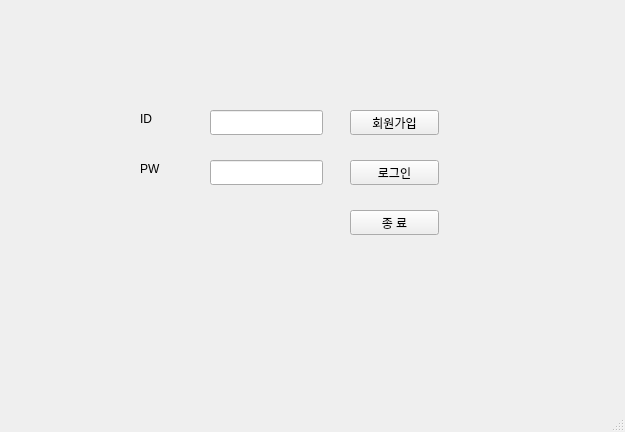
<?xml version="1.0" encoding="UTF-8"?>
<ui version="4.0">
 <class>login</class>
 <widget class="QMainWindow" name="login">
  <property name="geometry">
   <rect>
    <x>0</x>
    <y>0</y>
    <width>625</width>
    <height>432</height>
   </rect>
  </property>
  <property name="windowTitle">
   <string>login</string>
  </property>
  <widget class="QWidget" name="centralwidget">
   <widget class="QPushButton" name="login_btn">
    <property name="geometry">
     <rect>
      <x>350</x>
      <y>160</y>
      <width>89</width>
      <height>25</height>
     </rect>
    </property>
    <property name="text">
     <string>로그인</string>
    </property>
   </widget>
   <widget class="QLineEdit" name="id_input">
    <property name="geometry">
     <rect>
      <x>210</x>
      <y>110</y>
      <width>113</width>
      <height>25</height>
     </rect>
    </property>
    <property name="text">
     <string/>
    </property>
   </widget>
   <widget class="QLineEdit" name="pw_input">
    <property name="geometry">
     <rect>
      <x>210</x>
      <y>160</y>
      <width>113</width>
      <height>25</height>
     </rect>
    </property>
    <property name="text">
     <string/>
    </property>
   </widget>
   <widget class="QLabel" name="id">
    <property name="geometry">
     <rect>
      <x>140</x>
      <y>110</y>
      <width>67</width>
      <height>17</height>
     </rect>
    </property>
    <property name="text">
     <string>ID</string>
    </property>
   </widget>
   <widget class="QLabel" name="PW">
    <property name="geometry">
     <rect>
      <x>140</x>
      <y>160</y>
      <width>67</width>
      <height>17</height>
     </rect>
    </property>
    <property name="text">
     <string>PW</string>
    </property>
   </widget>
   <widget class="QPushButton" name="signup_btn">
    <property name="geometry">
     <rect>
      <x>350</x>
      <y>110</y>
      <width>89</width>
      <height>25</height>
     </rect>
    </property>
    <property name="text">
     <string>회원가입</string>
    </property>
   </widget>
   <widget class="QPushButton" name="out_btn">
    <property name="geometry">
     <rect>
      <x>350</x>
      <y>210</y>
      <width>89</width>
      <height>25</height>
     </rect>
    </property>
    <property name="text">
     <string>종 료</string>
    </property>
   </widget>
  </widget>
  <widget class="QMenuBar" name="menubar">
   <property name="geometry">
    <rect>
     <x>0</x>
     <y>0</y>
     <width>625</width>
     <height>22</height>
    </rect>
   </property>
  </widget>
  <widget class="QStatusBar" name="statusbar"/>
 </widget>
 <resources/>
 <connections/>
</ui>
